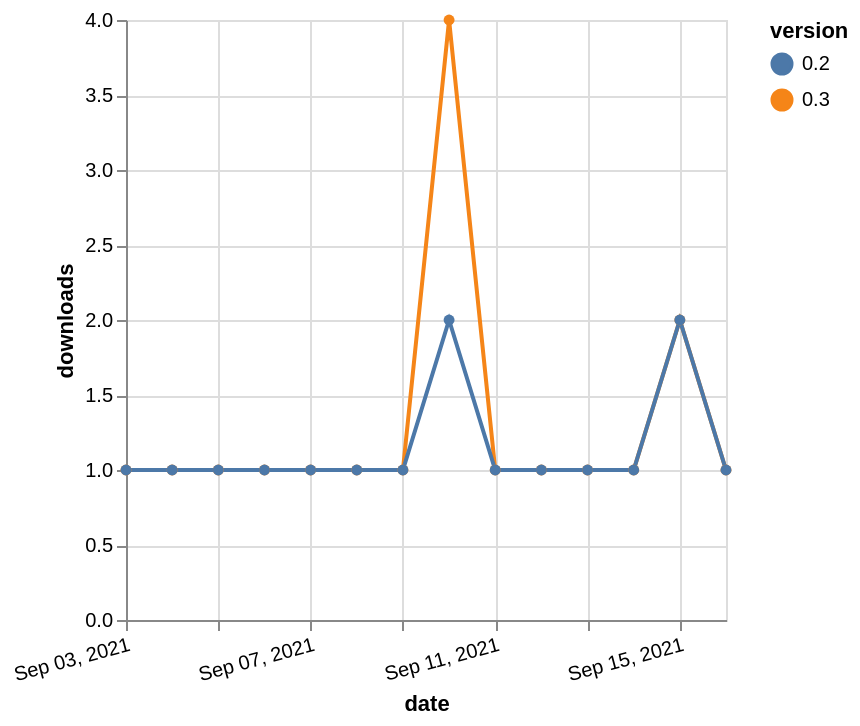

Express this chart as Vega-Lite.
### Vega-Lite specification from a JSON file in a GitHub repository (floating-point values rounded to 4 significant figures)
{"$schema": "https://vega.github.io/schema/vega-lite/v5.json", "description": "A simple bar chart with embedded data.", "data": {"values": [{"date": "2021-09-03", "total": 148, "delta": 1, "version": "0.3"}, {"date": "2021-09-04", "total": 149, "delta": 1, "version": "0.3"}, {"date": "2021-09-05", "total": 150, "delta": 1, "version": "0.3"}, {"date": "2021-09-06", "total": 151, "delta": 1, "version": "0.3"}, {"date": "2021-09-07", "total": 152, "delta": 1, "version": "0.3"}, {"date": "2021-09-08", "total": 153, "delta": 1, "version": "0.3"}, {"date": "2021-09-09", "total": 154, "delta": 1, "version": "0.3"}, {"date": "2021-09-10", "total": 158, "delta": 4, "version": "0.3"}, {"date": "2021-09-11", "total": 159, "delta": 1, "version": "0.3"}, {"date": "2021-09-12", "total": 160, "delta": 1, "version": "0.3"}, {"date": "2021-09-13", "total": 161, "delta": 1, "version": "0.3"}, {"date": "2021-09-14", "total": 162, "delta": 1, "version": "0.3"}, {"date": "2021-09-15", "total": 164, "delta": 2, "version": "0.3"}, {"date": "2021-09-16", "total": 165, "delta": 1, "version": "0.3"}, {"date": "2021-09-03", "total": 149, "delta": 1, "version": "0.2"}, {"date": "2021-09-04", "total": 150, "delta": 1, "version": "0.2"}, {"date": "2021-09-05", "total": 151, "delta": 1, "version": "0.2"}, {"date": "2021-09-06", "total": 152, "delta": 1, "version": "0.2"}, {"date": "2021-09-07", "total": 153, "delta": 1, "version": "0.2"}, {"date": "2021-09-08", "total": 154, "delta": 1, "version": "0.2"}, {"date": "2021-09-09", "total": 155, "delta": 1, "version": "0.2"}, {"date": "2021-09-10", "total": 157, "delta": 2, "version": "0.2"}, {"date": "2021-09-11", "total": 158, "delta": 1, "version": "0.2"}, {"date": "2021-09-12", "total": 159, "delta": 1, "version": "0.2"}, {"date": "2021-09-13", "total": 160, "delta": 1, "version": "0.2"}, {"date": "2021-09-14", "total": 161, "delta": 1, "version": "0.2"}, {"date": "2021-09-15", "total": 163, "delta": 2, "version": "0.2"}, {"date": "2021-09-16", "total": 164, "delta": 1, "version": "0.2"}]}, "width": "container", "mark": {"type": "line", "point": {"filled": true}}, "encoding": {"x": {"field": "date", "type": "temporal", "timeUnit": "yearmonthdate", "title": "date", "axis": {"labelAngle": -15}}, "y": {"field": "delta", "type": "quantitative", "title": "downloads"}, "color": {"field": "version", "type": "nominal"}, "tooltip": {"field": "delta"}}}
